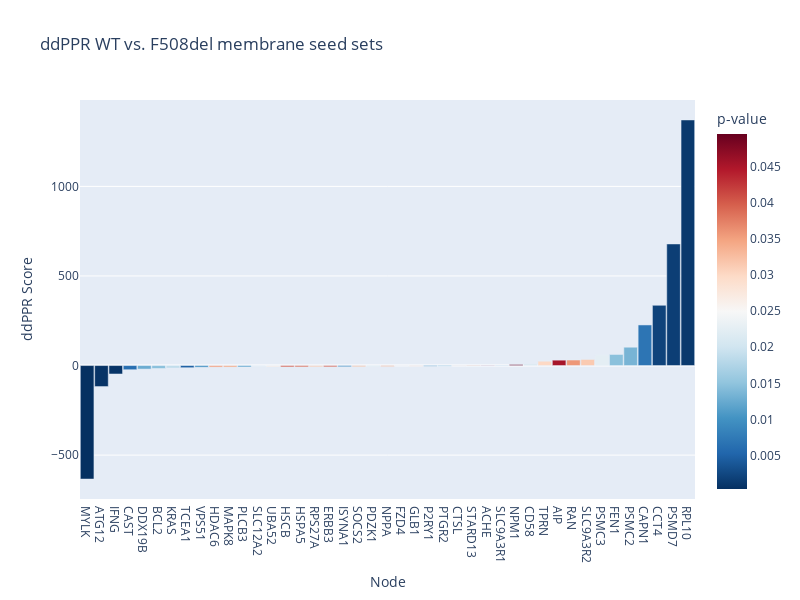

This figure's notebook cell:
### Code cell
import plotly.express as px
import pandas as pd

# Sample structure (replace with your actual data)

# Plot
fig = px.bar(
    wt_df_ddppr.loc[(wt_df_ddppr["P_value_2t"] <= 0.05) & (np.abs(wt_df_ddppr["ddPPR"]) > 0) ].sort_values("ddPPR"), #& (wt_df_ddppr["Is seed"] == False)
    x="Gene Name",
    y="ddPPR",
    color="P_value_2t",
    color_continuous_scale="RdBu_r",  # red=low p-value, blue=high
    title="ddPPR WT vs. F508del membrane seed sets"
)

fig.update_layout(
    yaxis_title="ddPPR Score",
    xaxis_title="Node",
    bargap=0.05,
    coloraxis_colorbar=dict(title="p-value"),
    width=800,  # Width in pixels
    height=600  # Height in pixels
)

fig.show()

# check if proteins are close to the CFTR!!
#biogrid and HURI
#directed: omnipath
# reactome for pathway enrichment

### Figure 1 — Plotly figure (JSON) as saved in the notebook; plotly's stock layout.template omitted (floating-point values rounded to 4 significant figures)
{"data": [{"alignmentgroup": "True", "hovertemplate": "Gene Name=%{x}<br>ddPPR=%{y}<br>P_value_2t=%{marker.color}<extra></extra>", "legendgroup": "", "marker": {"color": [0.0004, 0.0007, 0.0008, 0.0063, 0.0127, 0.0147, 0.0187, 0.0048, 0.0098, 0.035, 0.0341, 0.0125, 0.0226, 0.0264, 0.04, 0.0391, 0.0313, 0.04, 0.0092, 0.0329, 0.0217, 0.0339, 0.0256, 0.0288, 0.0095, 0.012, 0.0279, 0.0328, 0.0472, 0.0091, 0.0495, 0.0214, 0.03, 0.0453, 0.0357, 0.0314, 0.0225, 0.0147, 0.0135, 0.007, 0.0021, 0.0017, 0.0012], "coloraxis": "coloraxis", "pattern": {"shape": ""}}, "name": "", "offsetgroup": "", "orientation": "v", "showlegend": false, "textposition": "auto", "type": "bar", "x": ["MYLK", "ATG12", "IFNG", "CAST", "DDX19B", "BCL2", "KRAS", "TCEA1", "VPS51", "HDAC6", "MAPK8", "PLCB3", "SLC12A2", "UBA52", "HSCB", "HSPA5", "RPS27A", "ERBB3", "ISYNA1", "SOCS2", "PDZK1", "NPPA", "FZD4", "GLB1", "P2RY1", "PTGR2", "CTSL", "STARD13", "ACHE", "SLC9A3R1", "NPM1", "CD58", "TPRN", "AIP", "RAN", "SLC9A3R2", "PSMC3", "FEN1", "PSMC2", "CAPN1", "CCT4", "PSMD7", "RPL10"], "xaxis": "x", "y": [-633.6, -117.3, -47.15, -23.39, -19.79, -16.47, -14.05, -12.1, -9.139, -8.629, -8.417, -8.122, -7.724, -7.583, -7.572, -7.506, -7.33, -7.132, -6.632, -6.536, -6.248, -5.615, -4.671, -4.592, -3.929, -3.315, -3.121, -2.635, -1.222, -0.8435, 5.592, 9.711, 24.08, 30.0, 30.76, 33.77, 58.6, 61.72, 102.2, 226.5, 336.3, 678.7, 1371.0], "yaxis": "y"}], "layout": {"bargap": 0.05, "barmode": "relative", "coloraxis": {"colorbar": {"title": {"text": "p-value"}}, "colorscale": [[0, "rgb(5,48,97)"], [0.1, "rgb(33,102,172)"], [0.2, "rgb(67,147,195)"], [0.3, "rgb(146,197,222)"], [0.4, "rgb(209,229,240)"], [0.5, "rgb(247,247,247)"], [0.6, "rgb(253,219,199)"], [0.7, "rgb(244,165,130)"], [0.8, "rgb(214,96,77)"], [0.9, "rgb(178,24,43)"], [1, "rgb(103,0,31)"]]}, "height": 600, "legend": {"tracegroupgap": 0}, "title": {"text": "ddPPR WT vs. F508del membrane seed sets"}, "width": 800, "xaxis": {"anchor": "y", "domain": [0, 1], "title": {"text": "Node"}}, "yaxis": {"anchor": "x", "domain": [0, 1], "title": {"text": "ddPPR Score"}}}}
